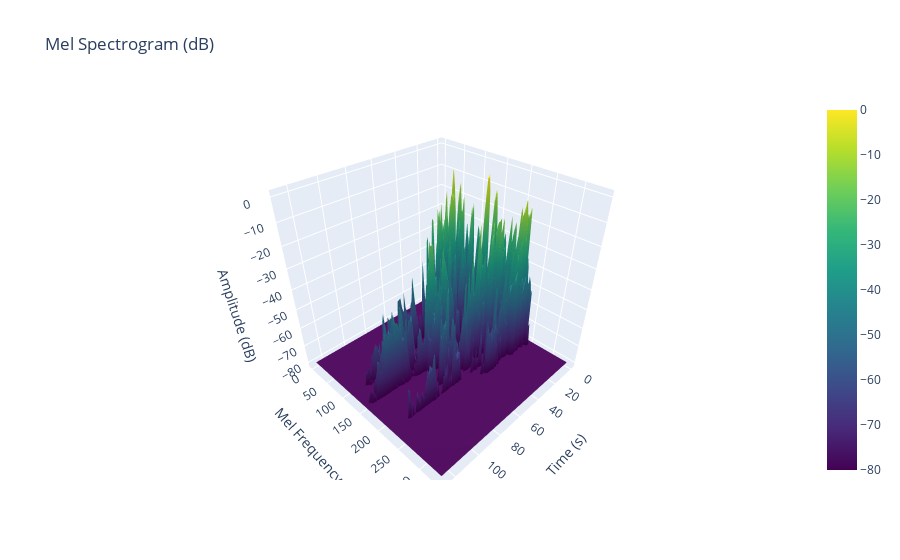

Notebook code cell kept with this figure:
### Code cell
show3DPlot(myMelSpectrogramsAngry[0])

### Figure 1 — Plotly figure (JSON) as saved in the notebook; plotly's stock layout.template omitted (floating-point values rounded to 4 significant figures; data arrays with more than 128 entries replaced by an {"elided": "..."} marker saying what was removed)
{"data": [{"colorscale": [[0, "#440154"], [0.1111, "#482878"], [0.2222, "#3e4989"], [0.3333, "#31688e"], [0.4444, "#26828e"], [0.5556, "#1f9e89"], [0.6667, "#35b779"], [0.7778, "#6ece58"], [0.8889, "#b5de2b"], [1, "#fde725"]], "type": "surface", "z": {"elided": "337x128 float values"}}], "layout": {"scene": {"xaxis": {"title": {"text": "Time (s)"}}, "yaxis": {"title": {"text": "Mel Frequency Bin"}}, "zaxis": {"title": {"text": "Amplitude (dB)"}}}, "title": {"text": "Mel Spectrogram (dB)"}}}
